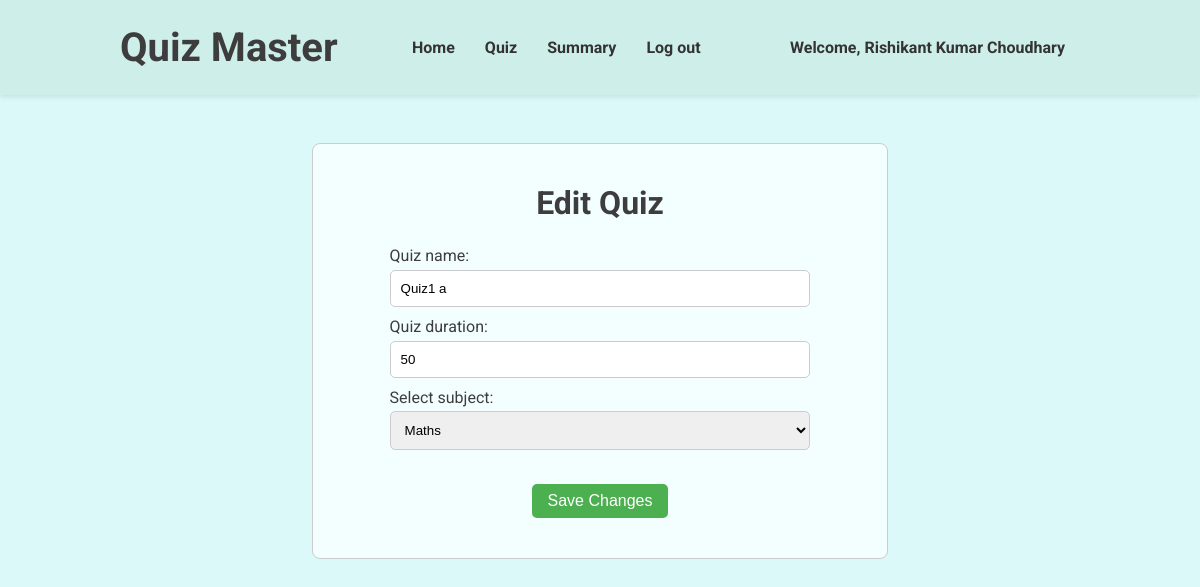
The app's page /edit-quiz/1 (signed in), older data.
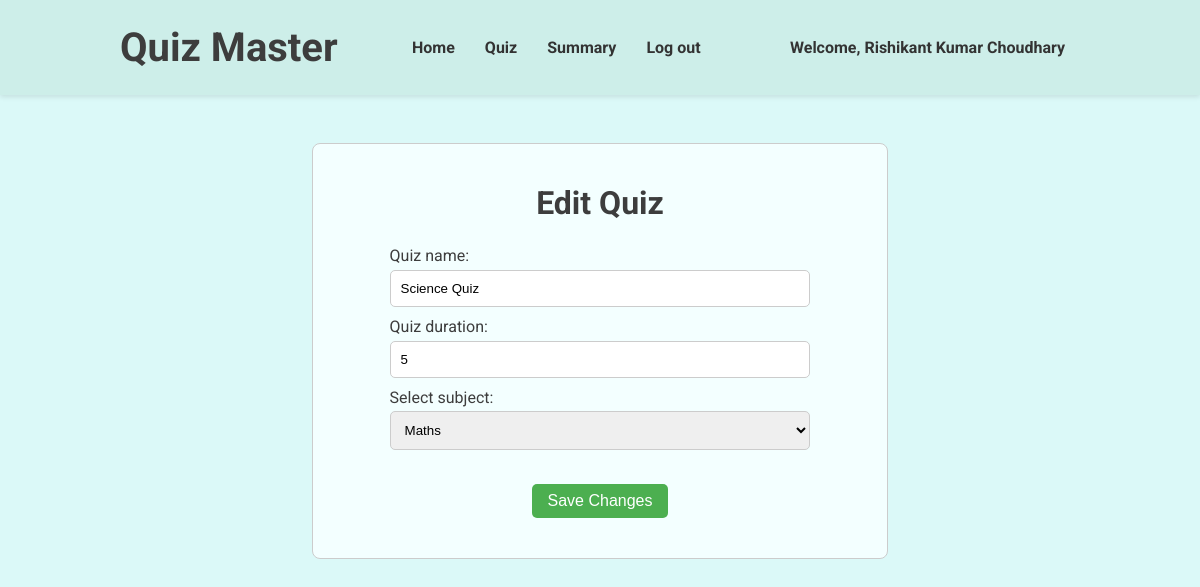
The same page, newer data.
### models.py (models this page shows)
class Quizzes(db.Model):
    __tablename__ = 'quizzes'
    quizid = db.Column(db.Integer, primary_key=True)
    quizname = db.Column(db.String(80), unique=False, nullable=False)
    subjectid = db.Column(db.Integer, db.ForeignKey('subjects.subjectid'), nullable=False)
    duration = db.Column(db.Integer, nullable=False)
    quizdate = db.Column(db.Date, nullable=False)
    questions = db.relationship('Questions', backref='quiz', lazy=True)

### routes.py (the view, shortened to what this page needs)
@app.route('/edit-quiz/<int:quiz_id>', methods=['GET', 'POST'])
@login_required
def edit_quiz(quiz_id):
    return render_template('edit-quiz.html', user = current_user, quiz = Quizzes.query.get(quiz_id), subjects = Subjects.query.all())

### app.py (called while the page is built)
@login_manager.user_loader
def load_user(userid):
    return models.User.query.get(int(userid))

### templates/edit-quiz.html (shortened to what this page needs)
{% extends "base.html" %} {% block title %}Edit Quiz | Quiz Master{% endblock %}
{% block stylesheet %}
<link rel="stylesheet" href="{{ url_for('static', filename='navbar.css') }}" />
{% endblock %} {% block navbar %}
<header>
  <div class="header-container">
    <h1>Quiz Master</h1>
    <nav>
      <ul>
        <li>
          <a href="/admin-dashboard">Home</a>
        </li>
        <li>
          <a href="/admin-quiz">Quiz</a>
        </li>
        <li>
          <a href="/admin-summary">Summary</a>
        </li>
        <li>
          <a href="/logout">Log out</a>
        </li>
      </ul>
    </nav>
    <a href="/profile">Welcome, {{ user.fullname}}</a>
  </div>
</header>
{% endblock %} {% block content %}
<div class="form-container">
  <form method="post" name="edit-quiz-form">
    <h2>Edit Quiz</h2>
    <div class="form-inputs">
      <label for="quiz-name">Quiz name:</label>
      <input
        type="text"
        name="quiz-name"
        id="quiz-name"
        placeholder="Quiz name"
        value="{{ quiz.quizname }}"
        required
      />
      <label for="quiz-duration">Quiz duration:</label>
      <input
        type="number"
        name="quiz-duration"
        id="quiz-duration"
        placeholder="Quiz duration"
        value="{{ quiz.duration }}"
        required
      />
      <label for="select-subject">Select subject:</label>
      <select id="select-subject" name="select-subject">
        {% for subject in subjects %}
        <option value="{{ subject.subjectname }}">
          {{ subject.subjectname }}
        </option>
        {% endfor %}
      </select>
    </div>
    <div class="btn-sec">
      <button class="save-btn" type="submit">Save Changes</button>
    </div>
  </form>
</div>
{% endblock %} {% block script %} {% endblock %}

Row changes from the older to the newer data that the page shows:
changed Quizzes: quiz-name "Quiz1 a" → "Science Quiz"; quiz-duration "50" → "5"
